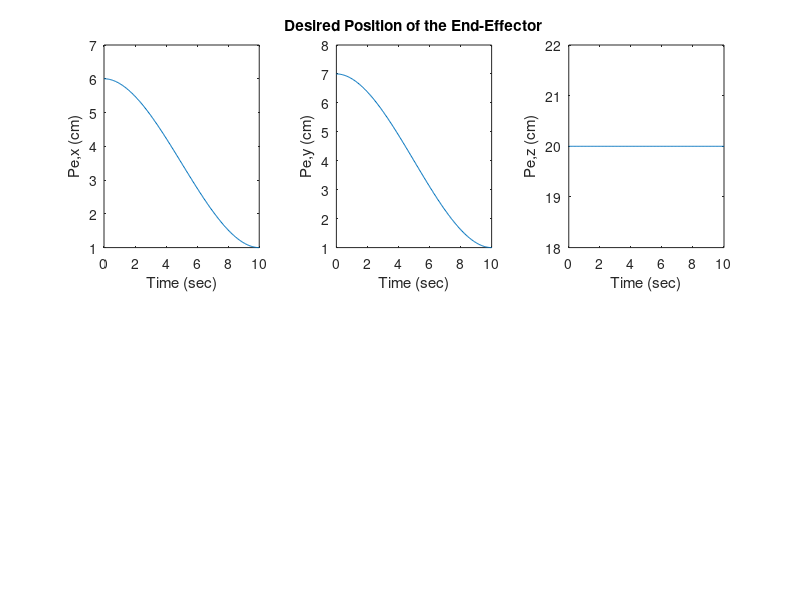
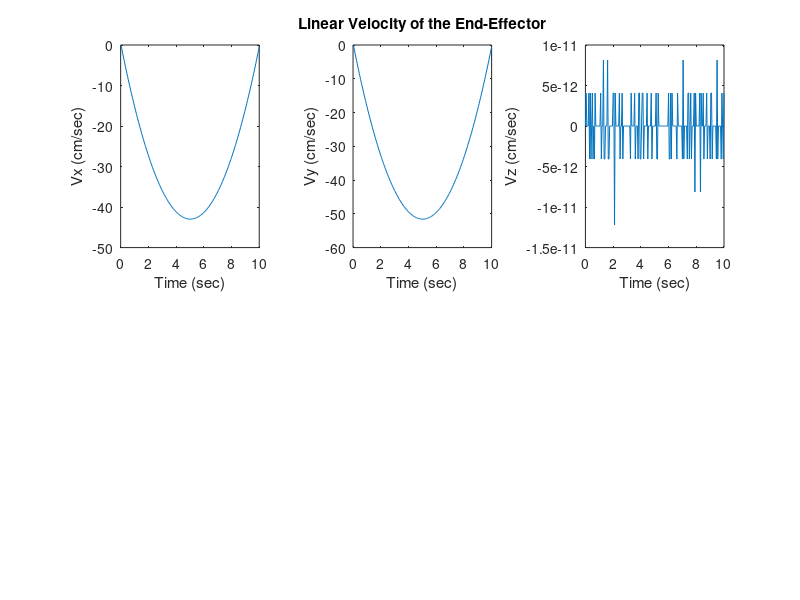
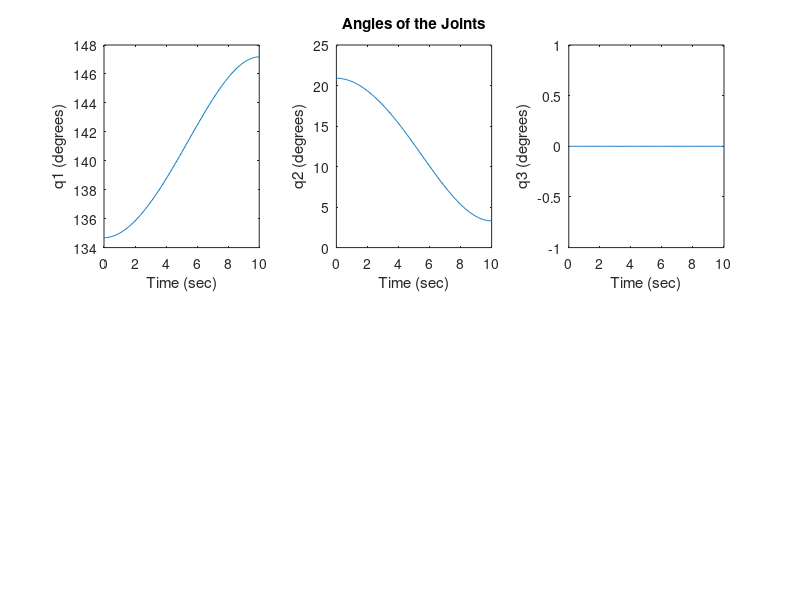
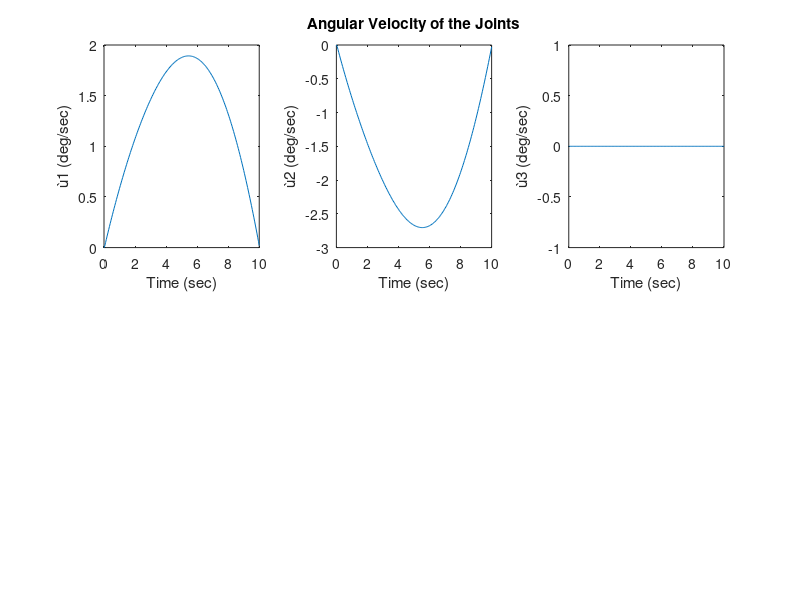

These charts were generated, in order, by the following MATLAB code:
%% Robotics I 2020 - 2021
%% Kostopoulos Konstantinos
%% AM : 03117043
%% Part B : Simulation 

%%%%%%%%%%%%%%%%%%%%%%%%%%%%%%%%%%%%%%%%%%%%%%%%%%%%%%%%%%%%%%%%%%%%%%%%%%%%%%%%%%%%%%%%%%%%%
clear;
close all;
clc;

l = zeros(1,6);%array indices must be positive values
                %we've got l0 - l5 so l1 - l6
%all are in cm
l(3) = 10.0; %this is l2
l(5) = 7.0;  %this is l4
l(6) = 5.0;

dt = 0.05;    
Tf = 10.0; 	% 10sec duration of motion 

t=0:dt:Tf; %from 0 to 10 with an interval of 0.02 units -> thus 10/0.02 + 1 = 501 points
             %the +1 is because matlab counts from 1 

%% Question 6 - Task-space Trajectory 
             
%xd0,td0,yd1: intkial/final end-point postkion --> desired task-space trajectory  


for i=0:1 %how many times will the oscillation take place. I chose two (back&forth)
    if (mod(i,2)==0)
        p_A=[6.00;7.00;20.00]; %pA is always (6,7,20), just writing it this way to avoid writing code
        p_B=[1.00;1.00;20.00];
    else                     %when the oscillation is from pB to pA
        p_B=[6.00;7.00;20.00];
        p_A=[1.00;1.00;20.00];
    end


    a1 = 1; %these 3 are obviously equal to 1
    b1 = 1;
    c1 = 1;

    a2 = (3/Tf^2)*(p_B(1) - p_A(1));
    a3 = -(2/Tf^3)*(p_B(1) - p_A(1));

    b2 = (3/Tf^2)*(p_B(2) - p_A(2));
    b3 = -(2/Tf^3)*(p_B(2) - p_A(2));

    c2 = (3/Tf^2)*(p_B(3) - p_A(3)); %obviously = 0
    c3 = -(2/Tf^3)*(p_B(3) - p_A(3)); %obviously = 0

    %disp(sprintf('%d is ', c2)); %c2=c3=0
    % Example of desired trajectory : linear segment (x0,y0)-->(x1,y1); Time duration: Tf; 
    disp('Initialising Desired Task-Space Trajectory (Motion Profile) ...');  
    disp(' ');

    xd = zeros(length(t)); %no need for these, they just improve MATLAB code performance
    yd = zeros(length(t)); %this is because, if not initialized, they get their values by
    %zd = zeros(length(t)); %copying the values of a1*p_A(1) + a2*t(k)^2 + a3*t(k)^3 everytime
                           %whereas, if defined, that only happens 1 time.
    
    xd(1) = p_A(1); 
    yd(1) = p_A(2); 
    zd(1) = p_A(3); 
    for k=2:length(t)    
       xd(k) = p_A(1) + a2*t(k)^2 + a3*t(k)^3;    
       yd(k) = p_A(2) + b2*t(k)^2 + b3*t(k)^3;
       zd(k) = p_A(3) + c2*t(k)^2 + c3*t(k)^3;
    end  
    %%%%%%%%%%%%%%%%%%%%%%%%%%%%%%%%%%%%%%%%%%%%%%%%%%%%%%%%%%%%%%%%% 
%% Question 7 - Kinematic simulation
    disp(sprintf('Kinematic Simulation number %d\n', i)); 
    
    for m=1:length(t)
        pe_x=xd(m);
        pe_y=yd(m);
        pe_z=zd(m);
        
        qd3(m) = acos((pe_x^2 + pe_y^2 + pe_z^2 - l(3)^2 - l(5)^2 - l(6)^2)/(2 * l(5) * l(6)));%l3 = l2, l5=l4,...
        qd2(m) = acos((sin(qd3(m)) * l(6) * pe_y + (l(5) + l(6) * cos(qd3(m))) * sqrt(l(5)^2 + l(6)^2 + 2 * cos(qd3(m)) * l(5) * l(6) - pe_y^2))/(l(5)^2 + l(6)^2 + 2 * cos(qd3(m)) * l(5) * l(6)));
        c23 = cos(qd2(m) + qd3(m));
        qd1(m) = acos(((l(5) * cos(qd2(m)) + l(6) * c23) * (-1) * pe_z + l(3) * sqrt((l(5) * cos(qd2(m)) + l(6) * c23)^2 + l(3)^2 - pe_z^2))/((l(5) * cos(qd2(m)) + l(6) * c23)^2 + l(3)^2));
    end
            
    for it=1:length(t)
        xd1(it) = 0;  
        yd1(it) = 0; 
        zd1(it) = 0;

        xd2(it) = cos(qd2(it)) * sin(qd1(it)) * l(5); %again reminding -> l5=l4, l6=l5 cause Matlab counts from 1
        yd2(it) = l(5) * sin(qd2(it));
        zd2(it) = -cos(qd1(it)) * cos(qd2(it)) * l(5);
        
        xde(it) = cos(qd1(it)) * l(3) + sin(qd1(it)) * cos(qd2(it) + qd3(it)) * l(6) + sin(qd1(it)) * cos(qd2(it)) * l(5);
        yde(it) = sin(qd2(it) + qd3(it)) * l(6) + sin(qd2(it)) * l(5);
        zde(it) = sin(qd1(it)) * l(3) - cos(qd1(it)) * cos(qd2(it)) * l(5) - cos(qd1(it)) * cos(qd2(it) + qd3(it)) * l(6);
    end

%% Plotting   

    fig1 = figure; 
    subplot(2,3,1); 
    plot(t,xde(:)); 
    ylabel('Pe,x (cm)'); 
    xlabel('Time (sec)');  

    subplot(2,3,2); 
    plot(t,yde(:)); 
    ylabel('Pe,y (cm)'); 
    xlabel('Time (sec)');
    title('Desired Position of the End-Effector');

    subplot(2,3,3); 
    plot(t,zd(:)); 
    ylabel('Pe,z (cm)'); 
    xlabel('Time (sec)');
    
    Pe=[xde(:) yde(:) zde(:)];
    fig2 = figure;  
    Ve = zeros(length(t),3);
    for q=2:length(t)
        Ve(q,:) = Pe(q,:) - Pe(q-1,:);
    end

    subplot(2,3,1); 
    plot(t,Ve(:,1)*(length(t)-1)*180/(Tf*pi)); 
    ylabel('Vx (cm/sec)'); 
    xlabel('Time (sec)');  

    subplot(2,3,2); 
    plot(t,Ve(:,2)*(length(t)-1)*180/(Tf*pi));  
    ylabel('Vy (cm/sec)'); 
    xlabel('Time (sec)');   
    title('Linear Velocity of the End-Effector');

    subplot(2,3,3); 
    plot(t,Ve(:,3)*(length(t)-1)*180/(Tf*pi)); 
    ylabel('Vz (cm/sec)'); 
    xlabel('Time (sec)');  
    
    fig3=figure;
    subplot(2,3,1); 
    plot(t,qd1(:)*180/pi); 
    ylabel('q1 (degrees)'); 
    xlabel('Time (sec)');  

    subplot(2,3,2); 
    plot(t,qd2(:)*180/pi); 
    ylabel('q2 (degrees)'); 
    xlabel('Time (sec)');   
    title('Angles of the Joints');

    subplot(2,3,3); 
    plot(t,qd3(:)*180/pi); 
    ylabel('q3 (degrees)'); 
    xlabel('Time (sec)'); 


    qd=[qd1(:) qd2(:) qd3(:)];
    fig4 = figure;  
    subplot(1,3,1);
    u = zeros(length(t),3);
    for q=2:length(t)
        u(q,:) = qd(q,:) - qd(q-1,:);
    end
    
    subplot(2,3,1); 
    plot(t,u(:,1)*(length(t)-1)*180/(Tf*pi)); 
    ylabel('ù1 (deg/sec)'); 
    xlabel('Time (sec)');  

    subplot(2,3,2); 
    plot(t,u(:,2)*(length(t)-1)*180/(Tf*pi));  
    ylabel('ù2 (deg/sec)'); 
    xlabel('Time (sec)');   
    title('Angular Velocity of the Joints');

    subplot(2,3,3); 
    plot(t,u(:,3)*(length(t)-1)*180/(Tf*pi)); 
    ylabel('ù3 (deg/sec)'); 
    xlabel('Time (sec)');


%% Animation  

    fig2 = figure;  
    axis([-l(3) l(3) -(l(5)+l(6)) (l(5)+l(6)) 0 25]) %setting axis
    axis on 
    hold on 
    xlabel('x (cm)'); 
    ylabel('y (cm)'); 
    zlabel ('z (cm)');
    plot3([0],[0], [0] ,'o');
    if (mod(i,2)==0)
        text(p_A(1), p_A(2), p_A(3), 'A');
        text(p_B(1), p_B(2), p_B(3), 'B');
    else
        text(p_A(1), p_A(2), p_A(3), 'B');
        text(p_B(1), p_B(2), p_B(3), 'A');
    end
    dtk=20; %Tf/dt = 10/0.05 = 200 points, so I choose 10 points = 200/20
    for tk=1:dtk:length(t) 
           pause(1); %pauses for 1 sec to show the movement in frames	   
           plot3([0,xd1],[0,yd1], [0,zd1]);
           plot3([xd1],[yd1],[zd1],'o');  
           plot3([xd1(tk),xd2(tk)],[xd1(tk),yd2(tk)], [zd1(tk),zd2(tk)]);
           plot3([xd2(tk)],[yd2(tk)], [zd2(tk)],'o');  
           plot3([xd2(tk),xde(tk)],[yd2(tk),yde(tk)],[zd2(tk),zde(tk)]);	
           plot3([xde(tk)],[yde(tk)],[zde(tk)],'r*');   
    end

end
